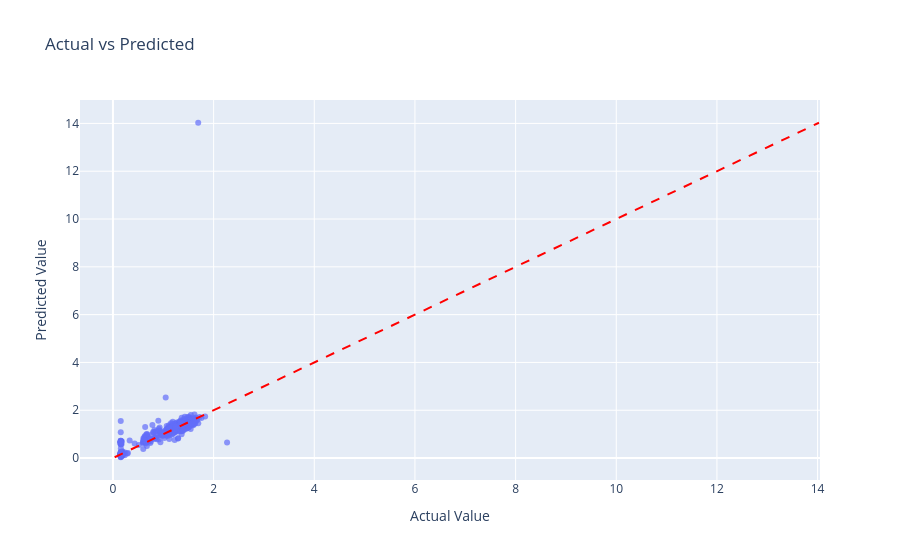

Write notebook code for a chart like this one.
### Code cell
# Create DataFrame
ap_df = pd.DataFrame({
    "Actual": y_test,
    "Predicted": y_pred
}, index=y_test.index)

# Interactive scatter plot
fig = px.scatter(
    ap_df,
    x="Actual",
    y="Predicted",
    title="Actual vs Predicted",
    labels={
        "Actual": "Actual Value",
        "Predicted": "Predicted Value"
    },
    opacity=0.7
)

# Add perfect prediction line (y = x)
min_val = min(ap_df.min())
max_val = max(ap_df.max())
fig.add_shape(
    type="line",
    x0=min_val,
    y0=min_val,
    x1=max_val,
    y1=max_val,
    line=dict(dash="dash", color="red"),
)

fig.show()

### Figure 1 — Plotly figure (JSON) as saved in the notebook; plotly's stock layout.template omitted (floating-point values rounded to 4 significant figures; data arrays with more than 128 entries replaced by an {"elided": "..."} marker saying what was removed)
{"data": [{"hovertemplate": "Actual Value=%{x}<br>Predicted Value=%{y}<extra></extra>", "legendgroup": "", "marker": {"color": "#636efa", "opacity": 0.7, "symbol": "circle"}, "mode": "markers", "name": "", "orientation": "v", "showlegend": false, "type": "scatter", "x": {"elided": "732 float values"}, "xaxis": "x", "y": {"elided": "732 float values"}, "yaxis": "y"}], "layout": {"legend": {"tracegroupgap": 0}, "shapes": [{"line": {"color": "red", "dash": "dash"}, "type": "line", "x0": 0.03394, "x1": 14.03, "y0": 0.03394, "y1": 14.03}], "title": {"text": "Actual vs Predicted"}, "xaxis": {"anchor": "y", "domain": [0, 1], "title": {"text": "Actual Value"}}, "yaxis": {"anchor": "x", "domain": [0, 1], "title": {"text": "Predicted Value"}}}}
